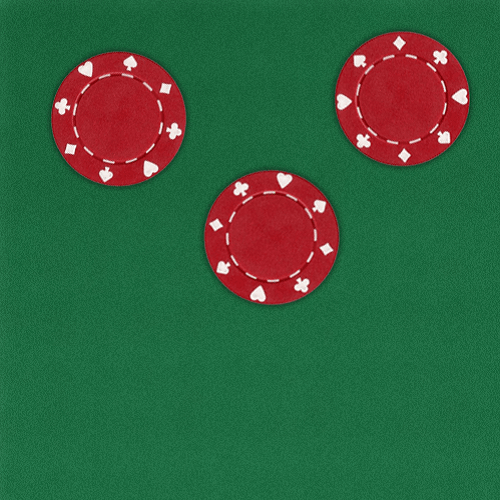
#> input picture images/games/poker_red_chips.png, 500 x 500 px
$ python mix_images.py
#> lines starting #> are read from the running program, lines starting #| are printed output that depends on the picture
import cv2

fichas_vermelhas = cv2.imread("images/games/poker_red_chips.png")
#> fichas_vermelhas is the input picture: shape (500, 500, 3); mean B, G, R 62.7, 95.4, 53.2
fichas_pretas = cv2.imread("images/games/poker_black_chips.png")
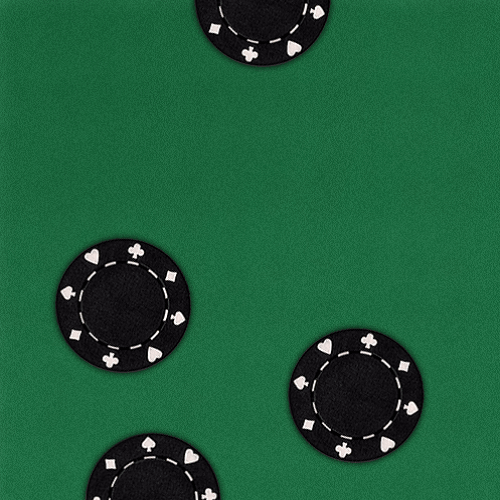
#> input picture images/games/poker_black_chips.png, 500 x 500 px
#> fichas_pretas is the input picture: shape (500, 500, 3); mean B, G, R 58.6, 92.2, 29.6

new_image = cv2.addWeighted(fichas_pretas, 0.2, fichas_vermelhas, 1, 0)
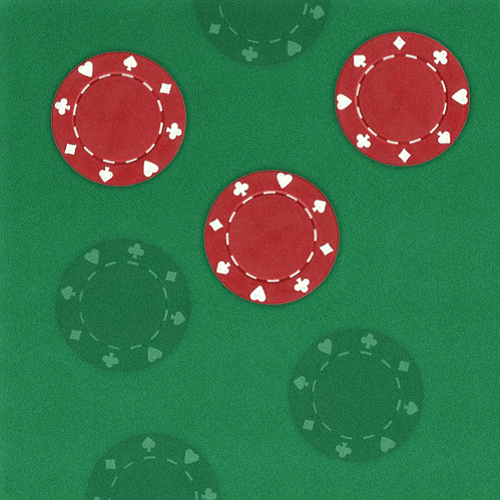
#> new_image: shape (500, 500, 3); mean B, G, R 74.4, 113.8, 59.2

cv2.imshow("fichas_vermelhas", fichas_vermelhas)
cv2.imshow("fichas_pretas", fichas_pretas)
cv2.imshow("new_image", new_image)
cv2.waitKey(0)
cv2.destroyAllWindows()
